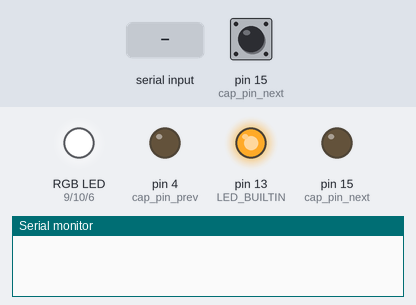
A sketch run on a simulated Arduino Uno, built with avr-gcc and run on an emulated ATmega328P. Shown: an RGB LED mixed from three pins (HIGH = lit), output pins drawn as LEDs (lit = HIGH), the last lines printed to the serial monitor. The inputs (shaded band) are chosen by the test bench; at power-on: pin 15 (cap_pin_next) LOW.

Above: at 1.2 s.
1.3 s: pin 15 (cap_pin_next) pulled HIGH for 0.15 s
At 1.55 s:
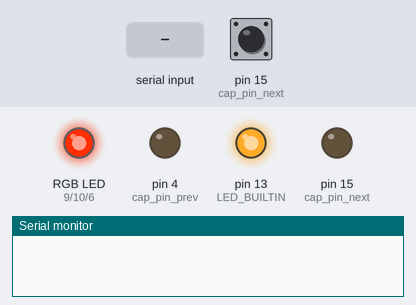
At 1.95 s:
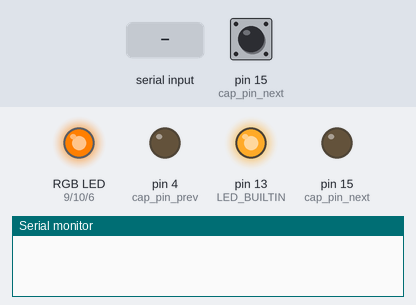
4.3 s: "?" received over Serial
At 7.2 s:
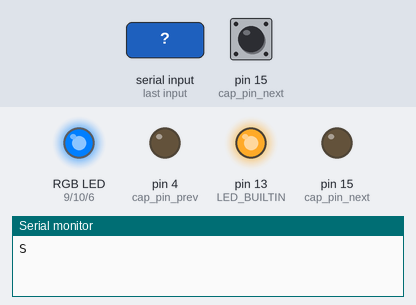
7.3 s: pin 15 (cap_pin_next) pulled HIGH for 1 s
At 8.4 s:
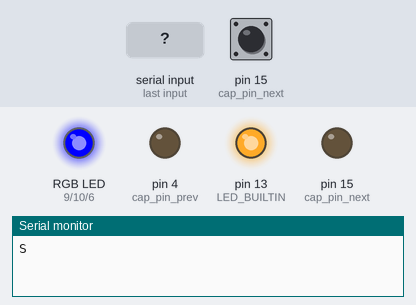
10.3 s: pin 15 (cap_pin_next) pulled HIGH for 0.15 s
13.4 s: pin 15 (cap_pin_next) pulsed HIGH 5 times (0.12 s each, 0.3 s apart)
16.9 s: pin 15 (cap_pin_next) pulsed HIGH 5 times (0.12 s each, 0.3 s apart)
Timing chart, 0 to 47.1 s (numbered marks = the images above; inputs shaded):
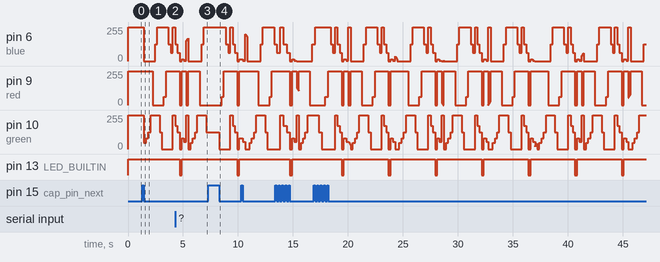

Measured:
- after the input at 1.3 s, pin 6 (blue): 255/255 → 0/255 after 0.15 s, → 127/255 1.0 s later; pin 9 (red): 255/255 → 0/255 after 0.96 s; pin 10 (green): 255/255 → 47/255 after 0.15 s, → 79/255 0.20 s later, → 127/255 0.20 s later, → 255/255 0.20 s later
- by itself, pin 13 (LED_BUILTIN): alternates HIGH for 4.0 s and LOW for 0.20 s

The sketch:

LED_strip_control.ino
```cpp
#define red   9
#define green 10
#define blue  6
#define cycle_rate 1536
#define cap_pin_next 15
#define cap_pin_prev 4
#define next_touch_timeout 200
bool invert=false;
byte r_v=255,g_v=255,b_v=255,br=255,read_val,str_pos=255,mode_sel;
char mode='S';
unsigned long next_touch;

void change_mode(bool next) {
  next_touch = millis()+next_touch_timeout;
  if (next)
    mode_sel++;
  else
    mode_sel--;
  if (mode_sel==21)
    mode_sel=0;
  if (mode_sel==255)
    mode_sel=20;

  switch (mode_sel) {
    case 0:
      mode='S';r_v=0xff;g_v=0;b_v=0x00;
      break;
    case 1:
      mode='S';r_v=0xff;g_v=0x2f;b_v=0x00;
      break;
    case 2:
      mode='S';r_v=0xff;g_v=0x4f;b_v=0;
      break;
    case 3:
      mode='S';r_v=0xff;g_v=0x7f;b_v=0;
      break;
    case 4:
      mode='S';r_v=0xff;g_v=0xff;b_v=0;
      break;
    case 5:
      mode='S';r_v=0;g_v=0xff;b_v=0;
      break;
    case 6:
      mode='S';r_v=0;g_v=0xff;b_v=0x7f;
      break;
    case 7:
      mode='S';r_v=0;g_v=0xff;b_v=0xff;
      break;
    case 8:
      mode='S';r_v=0;g_v=0x7f;b_v=0xff;
      break;
    case 9:
      mode='S';r_v=0;g_v=0;b_v=0xff;
      break;
    case 10:
      mode='S';r_v=0x3f;g_v=0;b_v=0xff;
      break;
    case 11:
      mode='S';r_v=0xff;g_v=0;b_v=0xff;
      break;
    case 12:
      mode='S';r_v=0xff;g_v=0;b_v=0x7f;
      break;
    case 13:
      mode='S';r_v=0xff;g_v=0;b_v=0x3f;
      break;
    case 14:
      mode='S';r_v=0xff;g_v=0xff;b_v=0xff;
      break;
    case 15:
      mode='S';r_v=0xff;g_v=0xaf;b_v=0x7f;
      break;
    case 16:
      mode='S';r_v=0xff;g_v=0x7f;b_v=0x3f;
      break;
    case 17:
      mode='S';r_v=0;g_v=0;b_v=0;
      break;
    case 18:
      mode='S';r_v=0xff;g_v=0x4f;b_v=13;
      break;
    case 19:
      mode='S';r_v=0xff;g_v=0x38;b_v=0x03;
      break;
    case 20:
      mode='H';br=0xff;
      break;
  }
  apply_values();
}

uint8_t readCapacitivePin(int pinToMeasure) {
  // Variables used to translate from Arduino to AVR pin naming
  volatile uint8_t* port;
  volatile uint8_t* ddr;
  volatile uint8_t* pin;
  // Here we translate the input pin number from
  //  Arduino pin number to the AVR PORT, PIN, DDR,
  //  and which bit of those registers we care about.
  byte bitmask;
  port = portOutputRegister(digitalPinToPort(pinToMeasure));
  ddr = portModeRegister(digitalPinToPort(pinToMeasure));
  bitmask = digitalPinToBitMask(pinToMeasure);
  pin = portInputRegister(digitalPinToPort(pinToMeasure));
  // Discharge the pin first by setting it low and output
  *port &= ~(bitmask);
  *ddr  |= bitmask;
  delay(1);
  uint8_t SREG_old = SREG; //back up the AVR Status Register
  // Prevent the timer IRQ from disturbing our measurement
  noInterrupts();
  // Make the pin an input with the internal pull-up on
  *ddr &= ~(bitmask);
  *port |= bitmask;

  // Now see how long the pin to get pulled up. This manual unrolling of the loop
  // decreases the number of hardware cycles between each read of the pin,
  // thus increasing sensitivity.
  uint8_t cycles = 17;
  if (*pin & bitmask) { cycles =  0;}
  else if (*pin & bitmask) { cycles =  1;}
  else if (*pin & bitmask) { cycles =  2;}
  else if (*pin & bitmask) { cycles =  3;}
  else if (*pin & bitmask) { cycles =  4;}
  else if (*pin & bitmask) { cycles =  5;}
  else if (*pin & bitmask) { cycles =  6;}
  else if (*pin & bitmask) { cycles =  7;}
  else if (*pin & bitmask) { cycles =  8;}
  else if (*pin & bitmask) { cycles =  9;}
  else if (*pin & bitmask) { cycles = 10;}
  else if (*pin & bitmask) { cycles = 11;}
  else if (*pin & bitmask) { cycles = 12;}
  else if (*pin & bitmask) { cycles = 13;}
  else if (*pin & bitmask) { cycles = 14;}
  else if (*pin & bitmask) { cycles = 15;}
  else if (*pin & bitmask) { cycles = 16;}

  // End of timing-critical section; turn interrupts back on if they were on before, or leave them off if they were off before
  SREG = SREG_old;

  // Discharge the pin again by setting it low and output
  //  It's important to leave the pins low if you want to
  //  be able to touch more than 1 sensor at a time - if
  //  the sensor is left pulled high, when you touch
  //  two sensors, your body will transfer the charge between
  //  sensors.
  *port &= ~(bitmask);
  *ddr  |= bitmask;
  return cycles;
}

byte hex(byte in) {
  if ('0'<=in&&in<='9')
    return in-'0';
  if ('a'<=in&&in<='f')
    return in-'a'+10;
  if ('A'<=in&&in<='F')
    return in-'A'+10;
  return 255;
}

void apply_values() {
  if (invert) {
    analogWrite(red,255-r_v);
    analogWrite(green,255-g_v);
    analogWrite(blue,255-b_v);
  } else {
    analogWrite(red,r_v);
    analogWrite(green,g_v);
    analogWrite(blue,b_v);
  }
  digitalWrite(LED_BUILTIN,(r_v>212||g_v>212||b_v>212));
}

void setup() {
  pinMode(red,OUTPUT);
  pinMode(green,OUTPUT);
  pinMode(blue,OUTPUT);
  pinMode(LED_BUILTIN,OUTPUT);
  Serial.begin(115200);
  apply_values();
}

void loop() {
  if (Serial.available()) {
    char in=Serial.read();
    if (in=='$') {
      mode='$';
      str_pos=255;
    } else if (in=='?')
      Serial.print(mode);
    else switch (mode) {
      case '$':
        mode=in;
      case 'S':
        if (in=='#') {
          str_pos=0;
          r_v=0;g_v=0;b_v=0;
        } else switch (str_pos) {
          byte val;
          case 0:
            val=hex(in);
            if (val==255)
              break;
            r_v+=val*16;
            str_pos++;
            break;
          case 1:
            val=hex(in);
            if (val==255)
              break;
            r_v+=val;
            str_pos++;
            break;
          case 2:
            val=hex(in);
            if (val==255)
              break;
            g_v+=val*16;
            str_pos++;
            break;
          case 3:
            val=hex(in);
            if (val==255)
              break;
            g_v+=val;
            str_pos++;
            break;
          case 4:
            val=hex(in);
            if (val==255)
              break;
            b_v+=val*16;
            str_pos++;
            break;
          case 5:
            val=hex(in);
            if (val==255)
              break;
            b_v+=val;
            str_pos++;
            apply_values();
            break;
        }
        break;
      case 'H':
        if (in=='#') {
          str_pos=0;
          read_val=0;
        } else switch (str_pos) {
          byte val;
          case 0:
            val=hex(in);
            if (val==255)
              break;
            read_val+=val*16;
            str_pos++;
            break;
          case 1:
            val=hex(in);
            if (val==255)
              break;
            read_val+=val;
            str_pos++;
            br=read_val;
            break;
        }
        break;
      default:
        mode='$';
    }
  }
  switch (mode) {
    case 'H':
      int hue=(millis()/8%cycle_rate);
      // 0,256,512,768,1024,1280,1536

      switch (hue/256) {
        case 0:
          r_v=255;
          g_v=hue;
          b_v=0;
          break;
        case 1:
          r_v=511-hue;
          g_v=255;
          b_v=0;
          break;
        case 2:
          r_v=0;
          g_v=255;
          b_v=hue-512;
          break;
        case 3:
          r_v=0;
          g_v=1023-hue;
          b_v=255;
          break;
        case 4:
          r_v=hue-1024;
          g_v=0;
          b_v=255;
          break;
        case 5:
          r_v=255;
          g_v=0;
          b_v=1535-hue;
          break;
      }
      r_v=((int)r_v*br)/255;
      g_v=((int)g_v*br)/255;
      b_v=((int)b_v*br)/255;
      apply_values();
  }
  if (next_touch<millis()) {
    if (readCapacitivePin(cap_pin_next)>1)
      change_mode(true);
    else if (readCapacitivePin(cap_pin_prev)>1)
      change_mode(false);
  }
}
```
